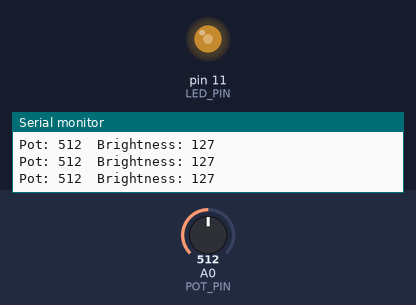
A sketch run on a simulated Arduino Uno, built with avr-gcc and run on an emulated ATmega328P. On the bench: output pins drawn as LEDs (lit = HIGH), the last lines printed to the serial monitor. The inputs (shaded band) are chosen by the test bench; at power-on: A0 (POT_PIN) = 512.

Above: at 1.2 s.
1.3 s: A0 (POT_PIN) set to 106
At 1.8 s:
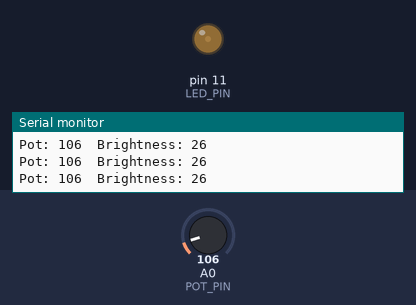
2.8 s: A0 (POT_PIN) set to 91
At 3.6 s:
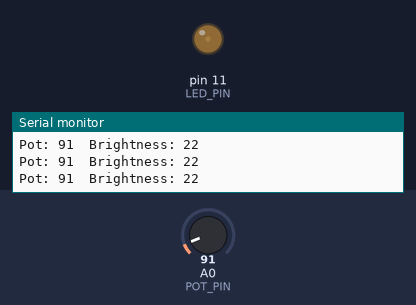
4.3 s: A0 (POT_PIN) set to 43
At 5.1 s:
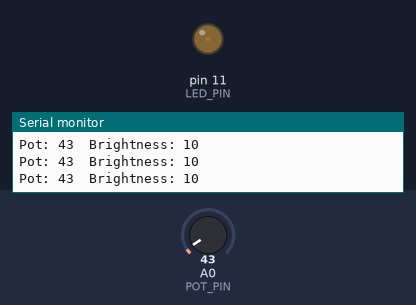
7.3 s: A0 (POT_PIN) set to 35
At 8.1 s:
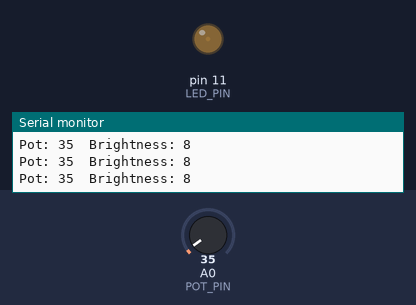
10.3 s: A0 (POT_PIN) set to 11
At 11.2 s:
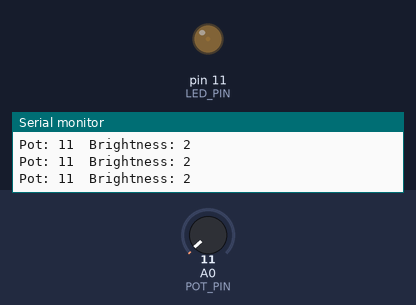
11.8 s: A0 (POT_PIN) set to 8
At 12.2 s:
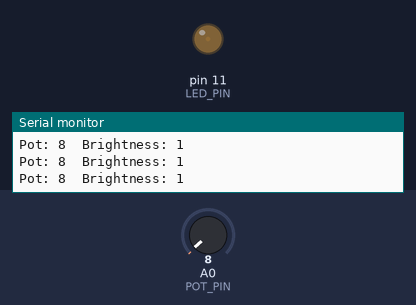
Timing chart, 0 to 14.8 s (numbered marks = the images above; inputs shaded):
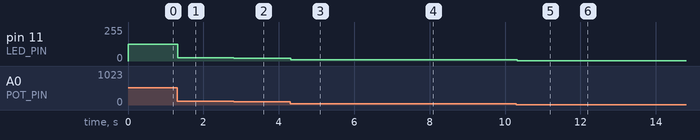

Measured:
- after the input at 1.3 s, pin 11 (LED_PIN): 127/255 → 26/255 at once
- after the input at 2.8 s, pin 11 (LED_PIN): 26/255 → 22/255 at once
- after the input at 4.3 s, pin 11 (LED_PIN): 22/255 → 10/255 at once
- after the input at 7.3 s, pin 11 (LED_PIN): 10/255 → 8/255 at once
- after the input at 10.3 s, pin 11 (LED_PIN): 8/255 → 2/255 at once
- after the input at 11.8 s, pin 11 (LED_PIN): 2/255 → 1/255 at once

The sketch:

pot_led.ino
```cpp
// 가변저항(A0)을 돌려서 11번 핀 LED 밝기 조절

const int POT_PIN = A0;   // 가변저항 가운데 다리
const int LED_PIN = 11;   // PWM(~) 핀

void setup() {
  pinMode(LED_PIN, OUTPUT);
  Serial.begin(9600);     // 시리얼 모니터로 값 확인용
}

void loop() {
  int potValue = analogRead(POT_PIN);               // 0 ~ 1023
  int brightness = map(potValue, 0, 1023, 0, 255);  // 0 ~ 255로 변환

  analogWrite(LED_PIN, brightness);

  Serial.print("Pot: ");
  Serial.print(potValue);
  Serial.print("  Brightness: ");
  Serial.println(brightness);

  delay(10);
}
```
